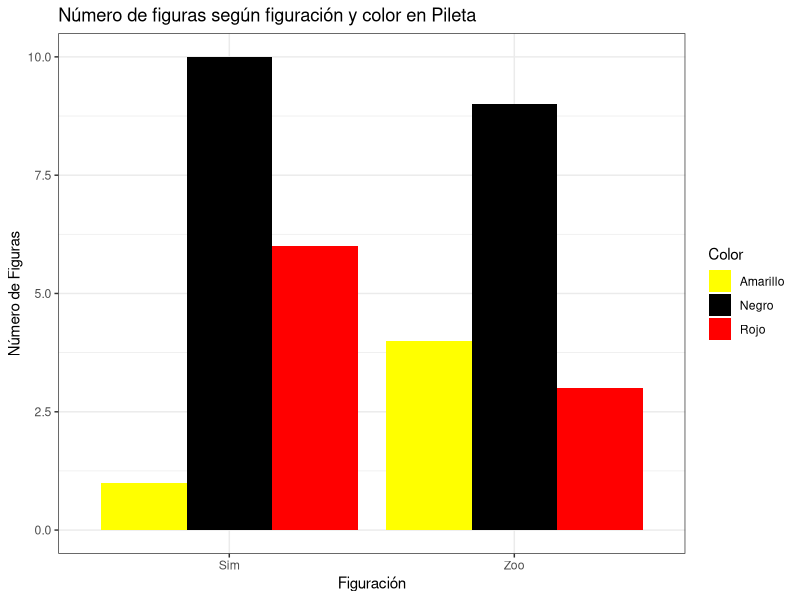
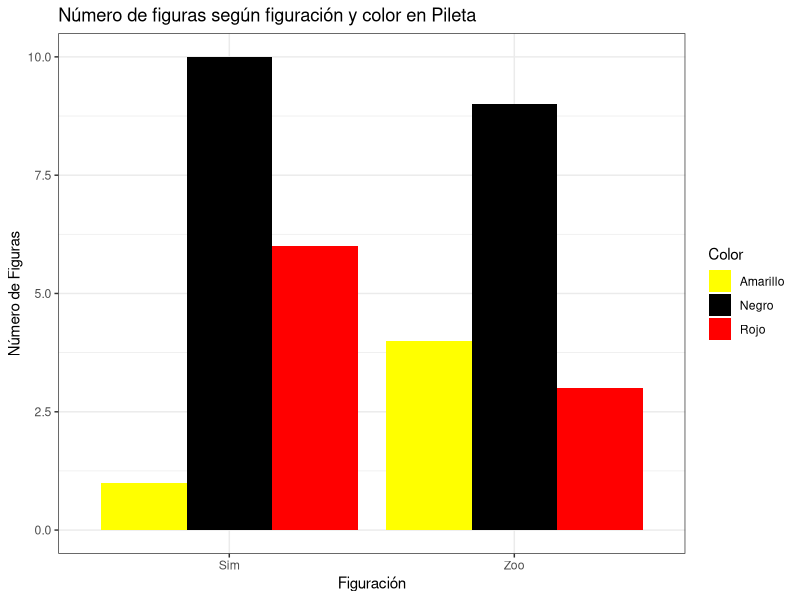
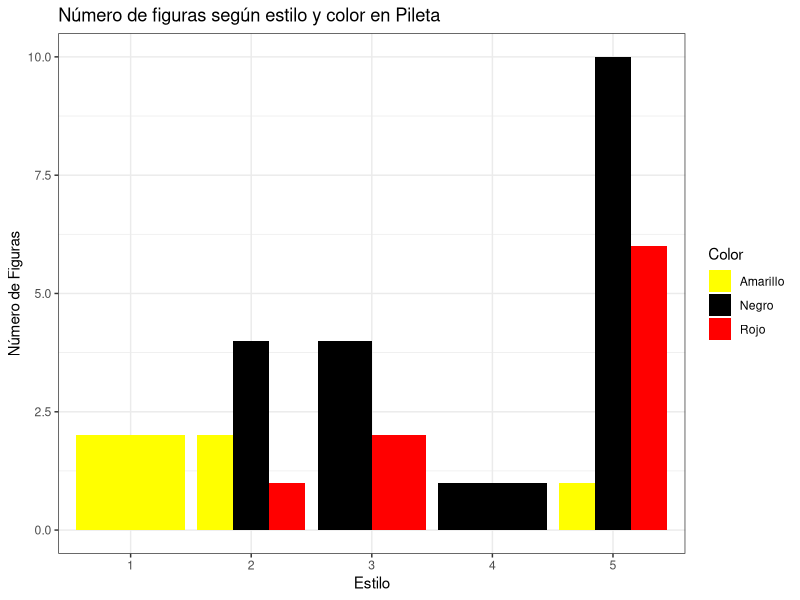

These figures' R source, in order:
## ---- chunk 1
knitr::opts_chunk$set(echo = TRUE)
## ---- chunk 2
library(readxl)
library(ggplot2)
library(ordinal)
## ---- chunk 3
dat <- read_excel(path = "Base de datos Pileta.xlsx")
## ---- chunk 4
dat$Figuracion <- as.factor(dat$Figuracion)
dat$Color <- as.factor(dat$Color)
dat$Estilo  <- as.factor(dat$Estilo)
## ---- chunk 5
ggplot(data = dat, aes(x=Figuracion, fill=Color)) + geom_bar(position = "dodge") + theme_bw() + 
  scale_fill_manual(values = c("Yellow", "Black", "Red")) + labs( x= "Figuración", y="Número de Figuras", title = "Número de figuras según figuración y color en Pileta")
## ---- chunk 6
ggplot(data = dat, aes(x=Figuracion, fill=Color)) + geom_bar(position = "dodge") + theme_bw() + 
  scale_fill_manual(values = c("Yellow", "Black", "Red")) + labs( x= "Figuración", y="Número de Figuras", title = "Número de figuras según figuración y color en Pileta")
## ---- chunk 7
ggplot(data = dat, aes(x=Estilo, fill=Color)) + geom_bar(position = "dodge") + theme_bw() + 
  scale_fill_manual(values = c("Yellow", "Black", "Red")) + labs( x= "Estilo", y="Número de Figuras", title = "Número de figuras según estilo y color en Pileta")
## ---- chunk 8
table(dat$Figuracion, dat$Color) 
## ---- chunk 9
dat$Amarillo <- ifelse(dat$Color=="Amarillo", 1,0)
dat$Rojo <- ifelse(dat$Color=="Rojo", 1,0)
dat$Negro <- ifelse(dat$Color=="Negro", 1,0)
## ---- chunk 10
dat$Amarillo
## ---- chunk 11
summary(glm(formula = Figuracion ~ Amarillo, data = dat, family = "binomial"))
## ---- chunk 12
summary(glm(formula = Figuracion ~ Rojo, data = dat, family = "binomial"))
## ---- chunk 13
summary(glm(formula = Figuracion ~ Negro, data = dat, family = "binomial"))
## ---- chunk 14
summary(glm(formula = relevel(Figuracion, ref = "Sim") ~ Amarillo, data = dat, family = "binomial"))
## ---- chunk 15
modeloA <- glm(formula = Figuracion ~ Amarillo, data = dat, family = "binomial")
## ---- chunk 16
exp(coefficients(modeloA))
## ---- chunk 17
modeloR <- glm(formula = Figuracion ~ Rojo, data = dat, family = "binomial")
exp(coefficients(modeloR))
## ---- chunk 18
modeloN <- glm(formula = Figuracion ~ Negro, data = dat, family = "binomial")
exp(coefficients(modeloN))
## ---- chunk 19
summary(clm(formula = Estilo ~ Amarillo, data=dat))
## ---- chunk 20
summary(clm(formula = Estilo ~ Rojo, data=dat))
summary(clm(formula = Estilo ~ Negro, data=dat))
## ---- chunk 21
modeloA2 <- summary(clm(formula = Estilo ~ Amarillo, data=dat))
exp(coefficients(modeloA2))
